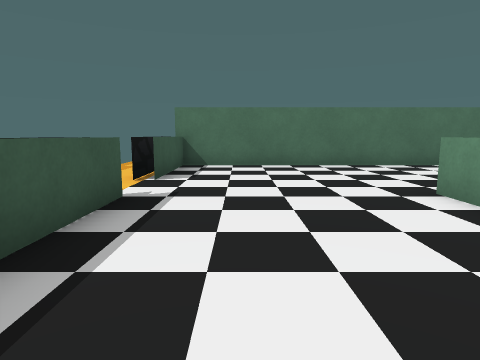
view 1 (above)

12 first-person views from a walk through a 3-D level made in the Unity game engine. The camera is 0.51 m above the floor, tilts 8° down and sees 75° across. The floor is counted in squares, 0.5 m on a side. Each view is taken from the middle of a square. On the plan, view 1 faces up. The plan holds only what a view shows up to about 12 squares ahead; the rest is blank. Some surface patterns are stand-ins.

view 2
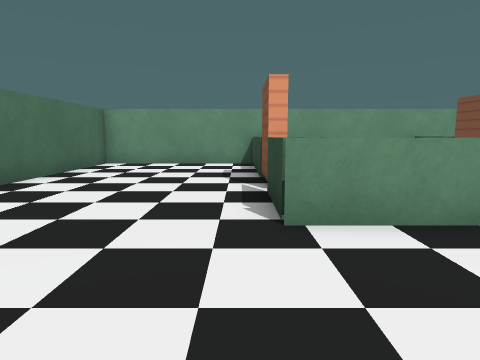

view 3
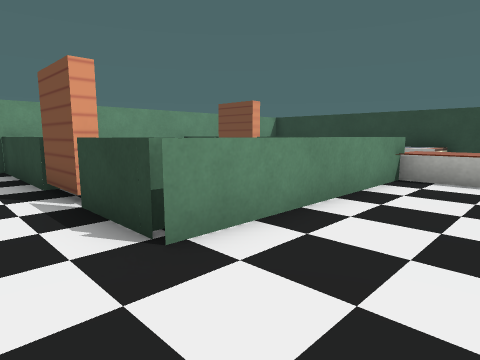

view 4
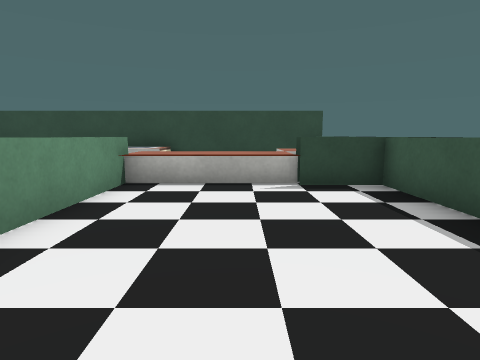

view 5
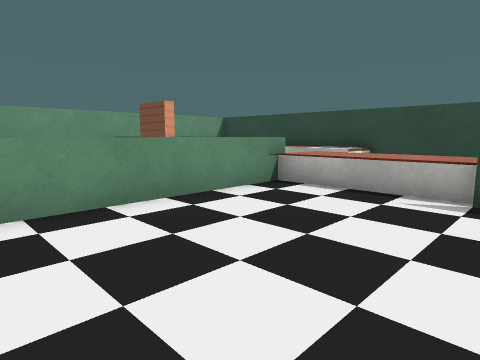

view 6
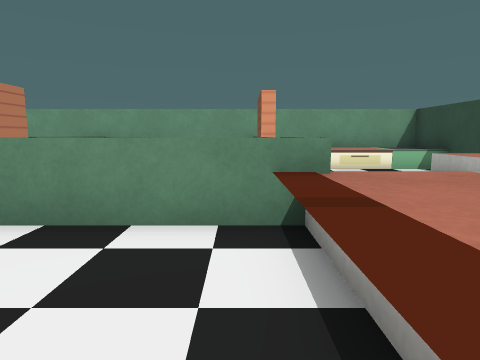

view 7
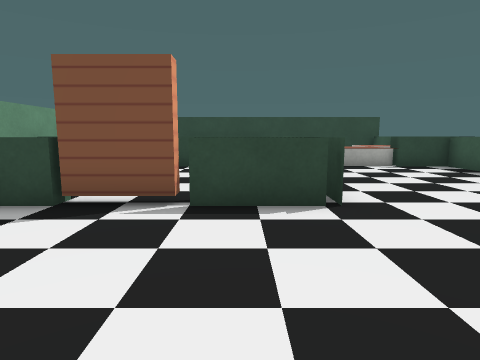

view 8
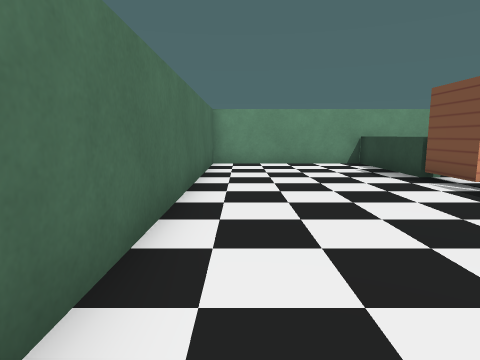

view 9
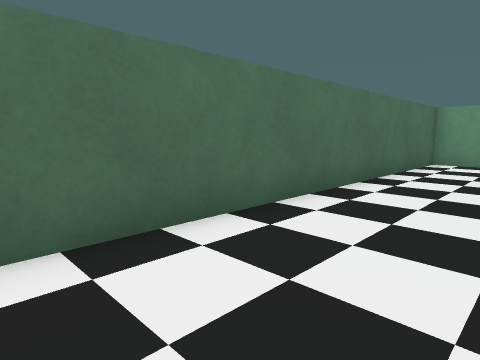

view 10
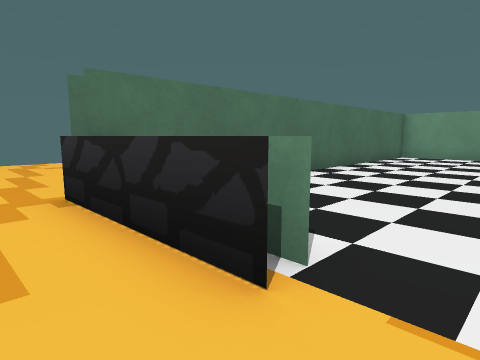

view 11
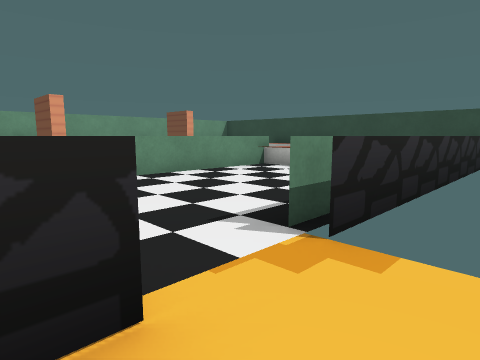

view 12
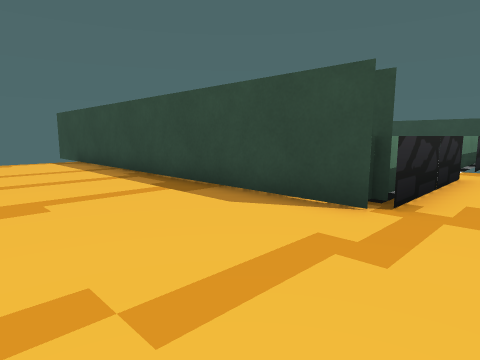

### Floor plan
Points are (right, up) in squares from view 1. A wall is a line through its corners. A room is listed if a view was taken in it or the views show most of it. See-through windows are left out.
Room 1 (views 1, 2, 3, 4, 5, 6, 7, 8, 9)
walls: (6, 5.5) (9.5, 5.5); (11.7, 5.4) (11.7, 11) (-2.3, 11); (9.9, -0.5) (11.4, -0.5); (11.7, -1) (11.7, 2.6)
low walls: (3.8, 5) (6, 5); (7.9, 5) (8.9, 5); (4, 0.1) (4, 3); (-2, 5.2) (-2, -0.5) (-0.4, -0.5); (3.5, -1.1) (3.5, 5.5) (5.8, 5.5); (-2.5, 9.1) (-2.5, 7.2); (-2, 11) (-2, 7.2)
ways out: opening at (-2, 6) to room 2; gap at (6, 5)
objects: other object (-2, -3) to (0, -3); other object (0, -3) to (1, -1); other object (2, -3) to (4, -1)
Room 2 (views 10, 11, 12)
walls: (-2.5, 11.7) (9, 11.7)
low walls: (-2, 9.9) (-2, 10.4); (-2, 7.2) (-2, 7.8); (-2.5, 7.1) (-2.5, 11.7)
ways out: opening at (-2, 6) to room 1

Positions as (right, up) in squares from view 1, and headings:
1: (0, 0), facing up
2: (0, 6), facing right
3: (1, 7), facing down-right
4: (1, 6), facing down
5: (-1, 5), facing down-right
6: (0, 0), facing right
7: (5, 10), facing down
8: (0, 10), facing right
9: (-1, 8), facing up-right
10: (-4, 6), facing up-right
11: (-4, 8), facing down-right
12: (-4, 16), facing down-right
